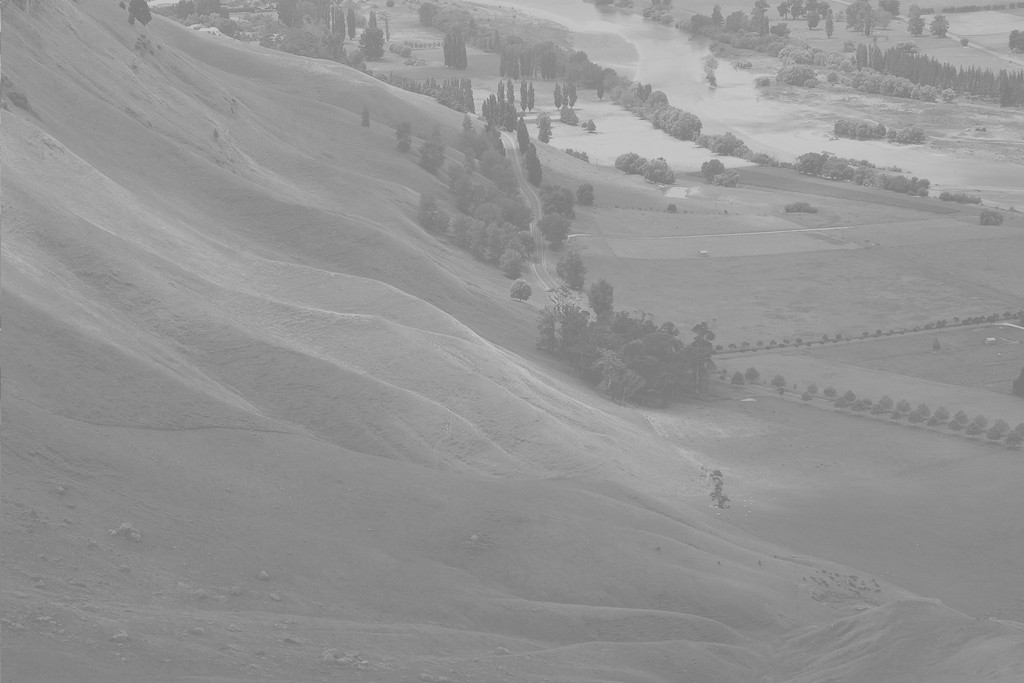
#> input picture images/Unequalized_Hawkes_Bay_NZ.jpg, 1024 x 683 px, found by its file name
$ python calc_histogram.py
#> lines starting #> are read from the running program, lines starting #| are printed output that depends on the picture
import cv2 as cv
import numpy as np
import matplotlib.pyplot as plt
from PIL import Image

path_base = "/home/behnam/workspace/OpenCVProjects"
# image_path = "/images/lena.jpg"
image_path = "/images/Unequalized_Hawkes_Bay_NZ.jpg"
# image_path = "/images/pca_rectangle.png"


image = cv.imread(path_base+image_path,  cv.IMREAD_GRAYSCALE)
#> image is the input picture: shape (683, 1024); min 114, max 208, mean 148

assert image is not None, "file could not be read, check with os.path.exists()"

image = np.asarray(Image.open(path_base+image_path))
imgplot = plt.imshow(image)
plt.show()


# cv.imshow("image", image)
# cv.waitKey(0)


images = [image]
# For color image, you can pass [0], [1] or [2]
channels = [0]
mask = None
histSize = [256]
ranges = [0, 256]

hist = cv.calcHist(images, channels, mask, histSize, ranges)
#> hist = 256 values, max 28701 at index 137, min 0 at index 0, mean 2732
plt.plot(hist)


plt.title('Histogram')
plt.xlabel('Pixel Value')
plt.show()
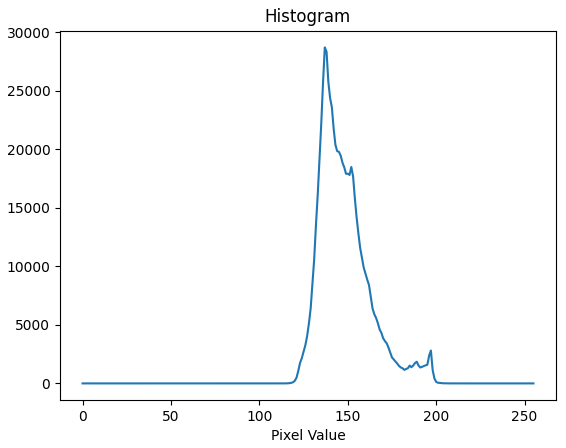
#> figure drawn by matplotlib, 1 panel; curve peaks at x = 137, y = 28701


plt.title('Histogram')
plt.xlabel('Pixel Value')
plt.hist(image.ravel(), 256, [0, 256])
plt.show()
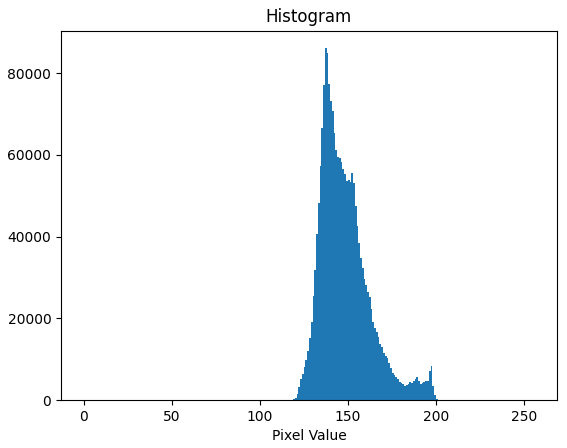
#> figure drawn by matplotlib, 1 panel; tallest bar 86103 high, from x = 137 to 138


# [33 lines of commented-out code are left out]
